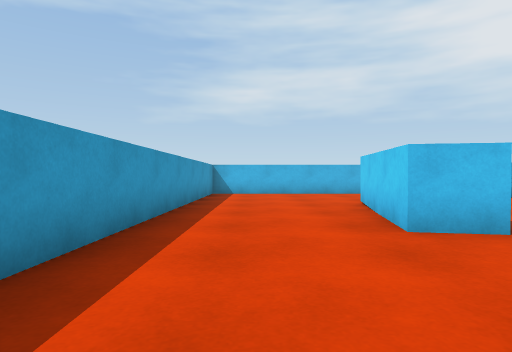
View 1 (above)

18 first-person views from a walk through a Unity game level. The camera is 0.61 m above the floor, looks level and sees 75° across. The floor is counted in squares, 1 m on a side. Each view is taken from the middle of a square. On the plan, view 1 faces up. The plan holds only what a view shows up to about 10 squares ahead; the rest is blank. Surface patterns are stand-ins for the level's own textures.

View 2
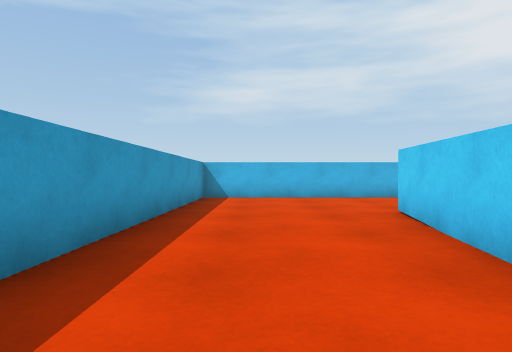

View 3
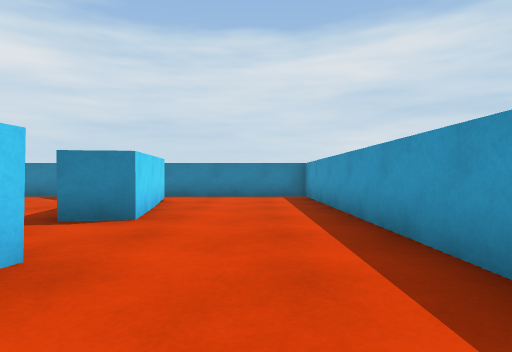

View 4
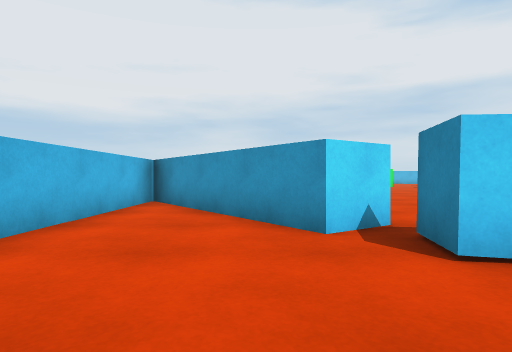

View 5
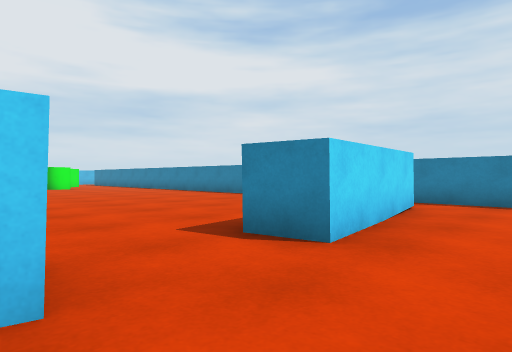

View 6
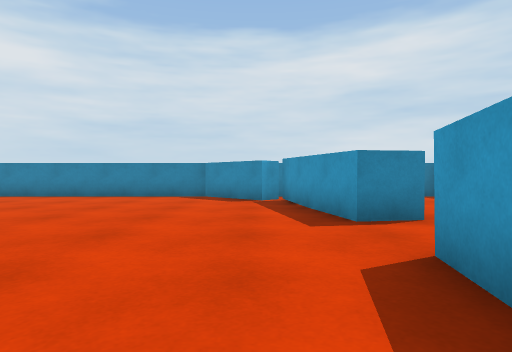

View 7
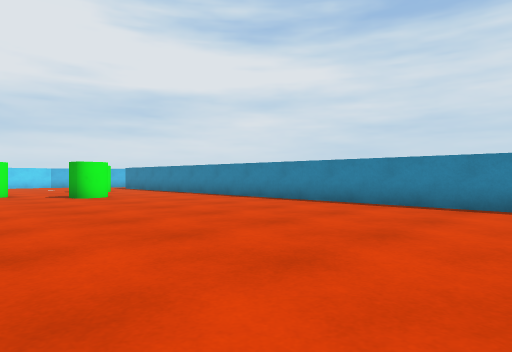

View 8
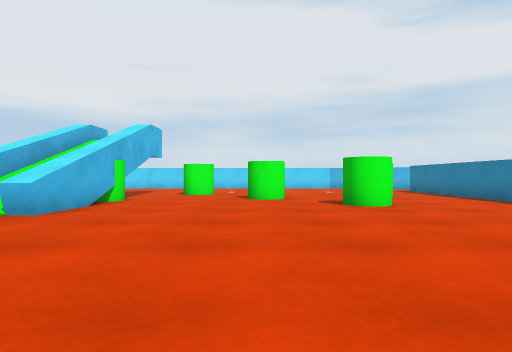

View 9
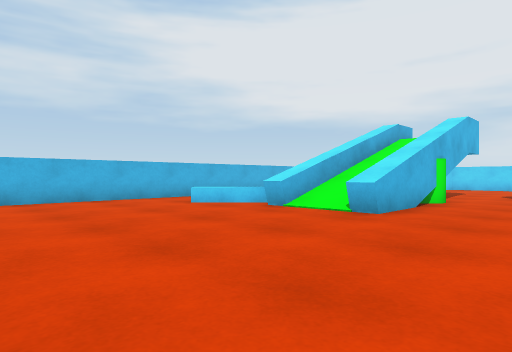

View 10
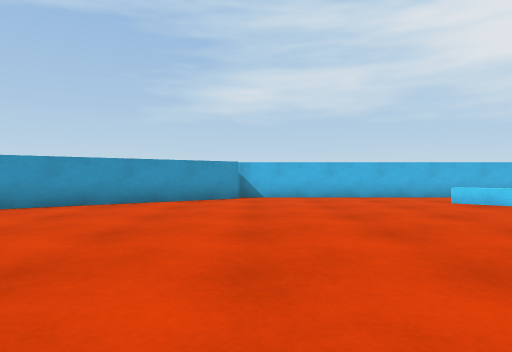

View 11
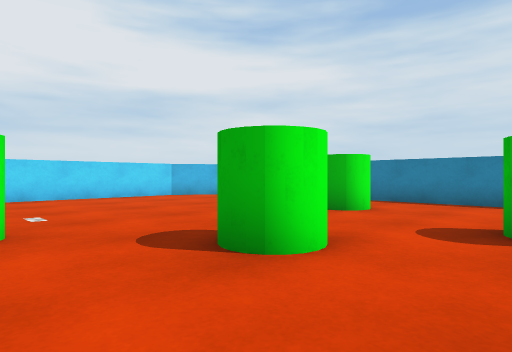

View 12
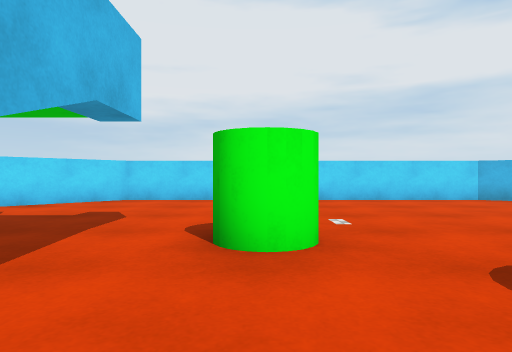

View 13
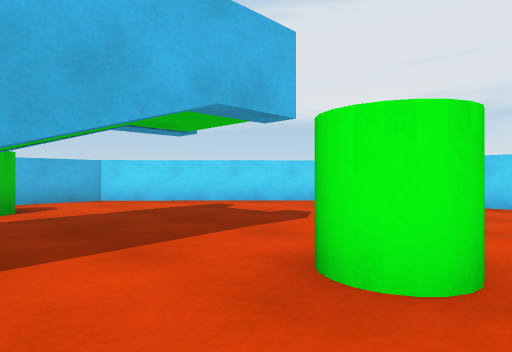

View 14
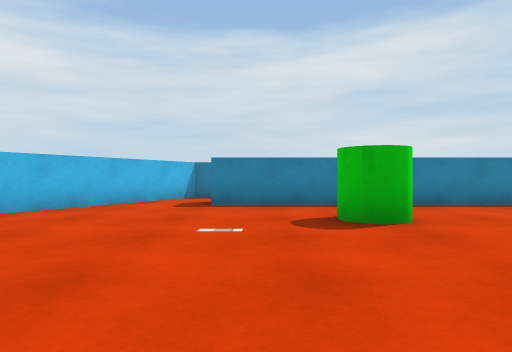

View 15
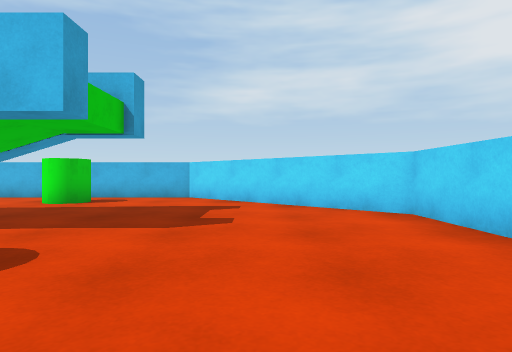

View 16
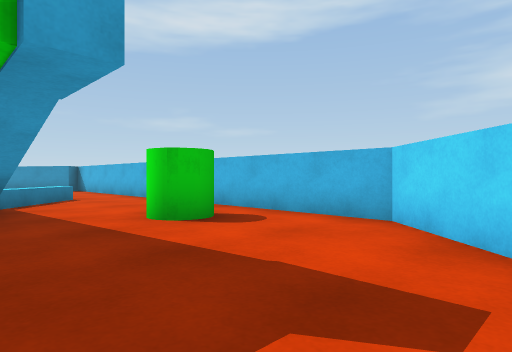

View 17
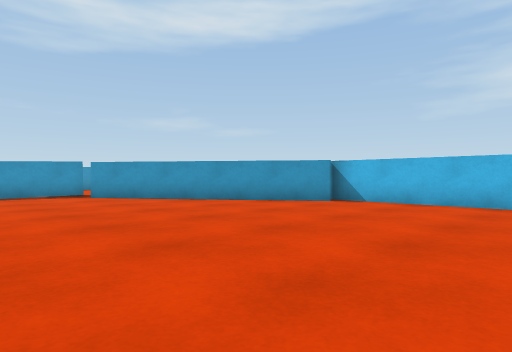

View 18
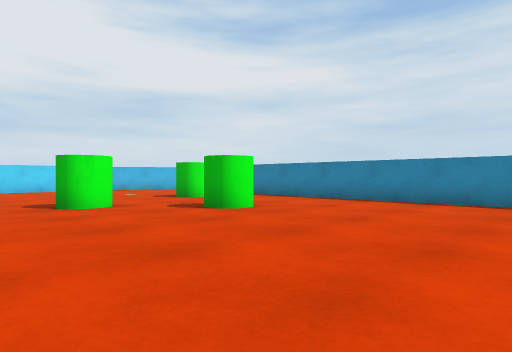

### Floor plan
Points are (right, up) in squares from view 1. A wall is a line through its corners. A room is listed if a view was taken in it or the views show most of it. See-through windows are left out.
Room 1 (views 1, 2, 3, 4, 5)
walls: (1.7, 3.6) (2.4, 7.6) (3.4, 7.4); (4.2, 7.3) (3.5, 8.3) (8.1, 11.5) (-1.5, 11.5) (-1.5, -4) (2.9, -4); (2.4, -2.6) (1.7, 1.4); (3.3, -2.9) (3.8, -2.3)
ways out: opening at (1.5, 2.5) to room 2
Room 2 (views 6, 7, 8, 9, 10, 11, 12, 13, 14, 15, 16, 17, 18)
walls: (19.6, 5.4) (15.1, 5.4); (19.6, 7.3) (15.1, 7.3); (9.6, 11.1) (4.2, 7.3); (3.8, -2.3) (5.5, -4) (23, -4); (3.4, 7.4) (2.6, 3.4) (1.7, 3.6); (23.2, -6.5) (23.7, -6.5) (26.5, -1.6) (26.5, 7.3) (22.1, 11.5) (9.2, 11.5); (1.7, 1.4) (2.6, 1.6) (3.3, -2.4)
low walls: (15.1, 5.4) (15.1, 6); (15.1, 7.3) (15.1, 7.9); (15.6, 8.2) (14.3, 9.5); (14.6, 9.7) (16.4, 8)
ways out: opening at (1.5, 2.5) to room 1
objects: green cylinder (17, -1) to (17, 0); green cylinder (18, 5); green cylinder (19, 1) to (19, 2); green cylinder (19, 10) to (20, 10); green cylinder (20, -2) to (21, -1); green cylinder (21, 4)

Where each view was taken, in squares from view 1:
view 1: 0 up, 0 right, facing up
view 2: 2 up, 0 right, facing up
view 3: 6 up, 0 right, facing down
view 4: 9 up, 0 right, facing right
view 5: 4 up, 0 right, facing down-right
view 6: 6 up, 4 right, facing down
view 7: 3 up, 7 right, facing down-right
view 8: 2 up, 10 right, facing right
view 9: 3 up, 10 right, facing up-right
view 10: 2 up, 10 right, facing up
view 11: 4 up, 17 right, facing down-right
view 12: 4 up, 18 right, facing right
view 13: 3 up, 19 right, facing up-right
view 14: 3 up, 22 right, facing down
view 15: 2 up, 24 right, facing up
view 16: 7 up, 24 right, facing up-left
view 17: 4 up, 14 right, facing up-left
view 18: 4 up, 12 right, facing down-right
